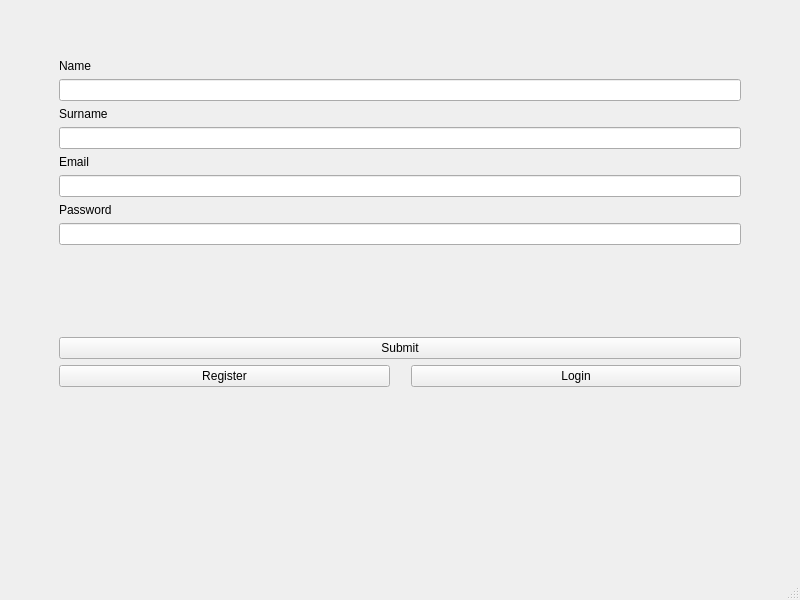
<?xml version="1.0" encoding="UTF-8"?>
<ui version="4.0">
 <class>RegisterWindow</class>
 <widget class="QMainWindow" name="RegisterWindow">
  <property name="geometry">
   <rect>
    <x>0</x>
    <y>0</y>
    <width>800</width>
    <height>600</height>
   </rect>
  </property>
  <property name="cursor">
   <cursorShape>ArrowCursor</cursorShape>
  </property>
  <property name="windowTitle">
   <string>MainWindow</string>
  </property>
  <property name="styleSheet">
   <string notr="true"/>
  </property>
  <widget class="QWidget" name="centralwidget">
   <property name="sizePolicy">
    <sizepolicy hsizetype="Expanding" vsizetype="Expanding">
     <horstretch>0</horstretch>
     <verstretch>0</verstretch>
    </sizepolicy>
   </property>
   <property name="layoutDirection">
    <enum>Qt::LeftToRight</enum>
   </property>
   <layout class="QVBoxLayout" name="verticalLayout_2">
    <property name="sizeConstraint">
     <enum>QLayout::SetMaximumSize</enum>
    </property>
    <item>
     <layout class="QFormLayout" name="formLayout">
      <property name="sizeConstraint">
       <enum>QLayout::SetDefaultConstraint</enum>
      </property>
      <property name="fieldGrowthPolicy">
       <enum>QFormLayout::AllNonFixedFieldsGrow</enum>
      </property>
      <property name="rowWrapPolicy">
       <enum>QFormLayout::WrapAllRows</enum>
      </property>
      <property name="horizontalSpacing">
       <number>-1</number>
      </property>
      <property name="leftMargin">
       <number>50</number>
      </property>
      <property name="topMargin">
       <number>50</number>
      </property>
      <property name="rightMargin">
       <number>50</number>
      </property>
      <property name="bottomMargin">
       <number>50</number>
      </property>
      <item row="0" column="0">
       <widget class="QLabel" name="nameLabel">
        <property name="text">
         <string>Name</string>
        </property>
       </widget>
      </item>
      <item row="0" column="1">
       <widget class="QLineEdit" name="nameInput"/>
      </item>
      <item row="1" column="0">
       <widget class="QLabel" name="surnameLabel">
        <property name="text">
         <string>Surname</string>
        </property>
       </widget>
      </item>
      <item row="1" column="1">
       <widget class="QLineEdit" name="surnameInput"/>
      </item>
      <item row="2" column="0">
       <widget class="QLabel" name="emailLabel">
        <property name="text">
         <string>Email</string>
        </property>
       </widget>
      </item>
      <item row="2" column="1">
       <widget class="QLineEdit" name="emailInput"/>
      </item>
      <item row="3" column="0">
       <widget class="QLabel" name="passwordLabel">
        <property name="text">
         <string>Password</string>
        </property>
       </widget>
      </item>
      <item row="3" column="1">
       <widget class="QLineEdit" name="passwordInput">
        <property name="echoMode">
         <enum>QLineEdit::Password</enum>
        </property>
       </widget>
      </item>
      <item row="6" column="1">
       <layout class="QHBoxLayout" name="horizontalLayout">
        <property name="spacing">
         <number>21</number>
        </property>
        <property name="sizeConstraint">
         <enum>QLayout::SetMinimumSize</enum>
        </property>
        <item>
         <widget class="QPushButton" name="registerButton">
          <property name="sizePolicy">
           <sizepolicy hsizetype="Minimum" vsizetype="Fixed">
            <horstretch>0</horstretch>
            <verstretch>0</verstretch>
           </sizepolicy>
          </property>
          <property name="cursor">
           <cursorShape>ForbiddenCursor</cursorShape>
          </property>
          <property name="text">
           <string>Register</string>
          </property>
         </widget>
        </item>
        <item>
         <widget class="QPushButton" name="loginButton">
          <property name="sizePolicy">
           <sizepolicy hsizetype="Minimum" vsizetype="Fixed">
            <horstretch>0</horstretch>
            <verstretch>0</verstretch>
           </sizepolicy>
          </property>
          <property name="cursor">
           <cursorShape>PointingHandCursor</cursorShape>
          </property>
          <property name="text">
           <string>Login</string>
          </property>
         </widget>
        </item>
       </layout>
      </item>
      <item row="4" column="1">
       <spacer name="verticalSpacer">
        <property name="orientation">
         <enum>Qt::Vertical</enum>
        </property>
        <property name="sizeHint" stdset="0">
         <size>
          <width>20</width>
          <height>80</height>
         </size>
        </property>
       </spacer>
      </item>
      <item row="5" column="1">
       <widget class="QPushButton" name="submitButton">
        <property name="sizePolicy">
         <sizepolicy hsizetype="Expanding" vsizetype="Minimum">
          <horstretch>0</horstretch>
          <verstretch>0</verstretch>
         </sizepolicy>
        </property>
        <property name="cursor">
         <cursorShape>PointingHandCursor</cursorShape>
        </property>
        <property name="layoutDirection">
         <enum>Qt::LeftToRight</enum>
        </property>
        <property name="text">
         <string>Submit</string>
        </property>
       </widget>
      </item>
     </layout>
    </item>
   </layout>
  </widget>
  <widget class="QMenuBar" name="menubar">
   <property name="geometry">
    <rect>
     <x>0</x>
     <y>0</y>
     <width>800</width>
     <height>37</height>
    </rect>
   </property>
  </widget>
  <widget class="QStatusBar" name="statusbar"/>
 </widget>
 <resources/>
 <connections/>
</ui>
